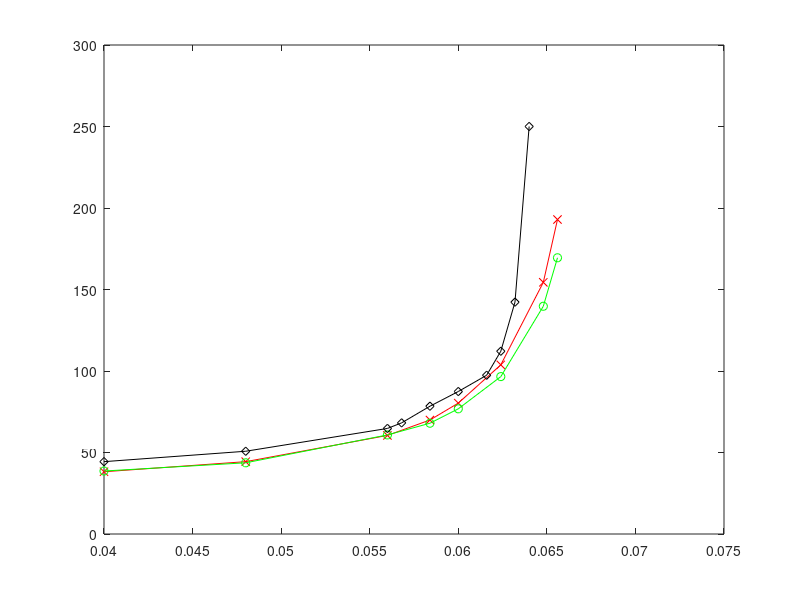

The MATLAB script that drew this image: (Note: this script raises an error after producing the figure.)
x_hotspot=[50 60 70 73 75 78 81 82];
y_hotspot_lls=[38.191 44.3822 60.4766 69.9359 80.2998 103.777 154.399 192.936];
y_hotspot_our=[38.6317 43.6868 60.7812 67.9571 76.8005 96.5572 139.728 169.466];
x_hotspot_gen8=[50 60 70 71 73 75 77 78 79 80];
y_hotspot_gen8=[44.3821 50.7703 64.7646 68.1726 78.3985 87.413 97.3972 112.124 142.247 250.015];
plot(x_hotspot/1250,y_hotspot_lls,'-xr')
hold on
plot(x_hotspot/1250,y_hotspot_our,'-og')
hold on
plot(x_hotspot_gen8/1250,y_hotspot_gen8,'-dk')
handle=legend('linked-list','AVCS-NoC','Gen(8,24)',2);
xlabel('packet injection rate (flits/node/cycle)','fontsize',14)
ylabel('average latency','fontsize',14)
set(handle,'FontSize',14);
print -depsc ../figures/hotspotlat.eps
close all

x_random=[100 200 300 400 500 600 700 710 720 740 750]
y_random_conv=[26.6587 28.519 31.034 34.6258 40.3268 51.1266 75.0786 81.6458 92.2095 120.399 187.972]
y_random_dynv=[26.7594 28.6831 31.1553 35.0909 40.8344 51.423 79.9143 85.9030 103.857 142.669 270.4]
x_random_gen8=[100     150     200     250     300     350     400     410     420     430     440     450     460     470     480     490     495    ]
y_random_gen8=[36.0287 37.5959 39.4768 42.5186 46.3526 51.9191 61.9918 64.3831 69.0134 72.4451 77.3288 83.5451 89.8534 102.272 118.197 139.372 154.168]
x_random_gen8x2=[100 200 300 400 500 600 700 710 720 730];
y_random_gen8x2=[27.8504 29.8329 32.6358 36.4544 42.3563 54.1759 92.4897 105.796 109.522 185.26];
plot(x_random/1250,y_random_conv,'-xr')
hold on
plot(x_random/1250,y_random_dynv,'-og')
hold on
plot(x_random_gen8/1250,y_random_gen8,'-dk');
plot(x_random_gen8x2/1250,y_random_gen8x2,'-v');
handle=legend('linked-list','AVCS-NoC','Gen(8,24)','Gen(8,48)',2);
xlabel('packet injection rate (flits/node/cycle)','fontsize',14)
ylabel('average latency','fontsize',14)
set(handle,'FontSize',14);
print -depsc ../figures/randomlat.eps
close all

x_transpose_typical=[100 200 300 350 360 370 380 390];
y_transpose_typical=[39.1802 43.5906 52.8681 66.325 69.2238 77.2785 99.2966 211.224];
x_transpose=[100 200 300 350 360 370 380 390 400 408]% 410];
y_transpose_convent=[29.5515 32.1035 38.4809 46.5011 49.9753 53.6268 60.9554 76.0449 104.522 154.683]% 192.507];
y_transpose_dynamic=[29.7271 32.5335 39.2772 48.6438 51.2205 59.6993 59.3834 75.0129 88.2045 116.363]% 297.909];
plot(x_transpose/1250,y_transpose_convent,'-xr');
hold on;
plot(x_transpose/1250,y_transpose_dynamic,'-og');
hold on;
plot(x_transpose_typical/1250,y_transpose_typical,'-dk');
handle=legend('linked-list','AVCS-NoC','Gen(8,24)',2);
xlabel('packet injection rate (flits/node/cycle)','fontsize',14)
ylabel('average latency','fontsize',14)
set(handle,'FontSize',14);
print -depsc ../figures/transposelat.eps
